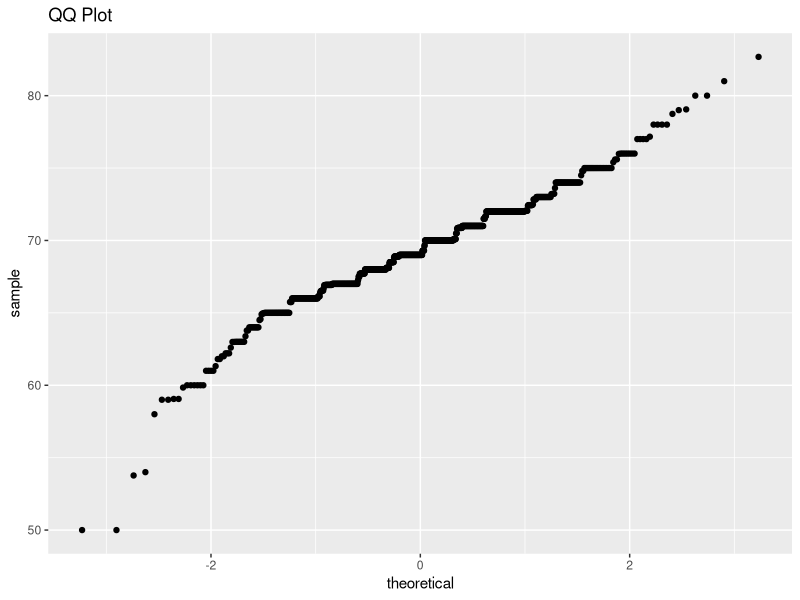
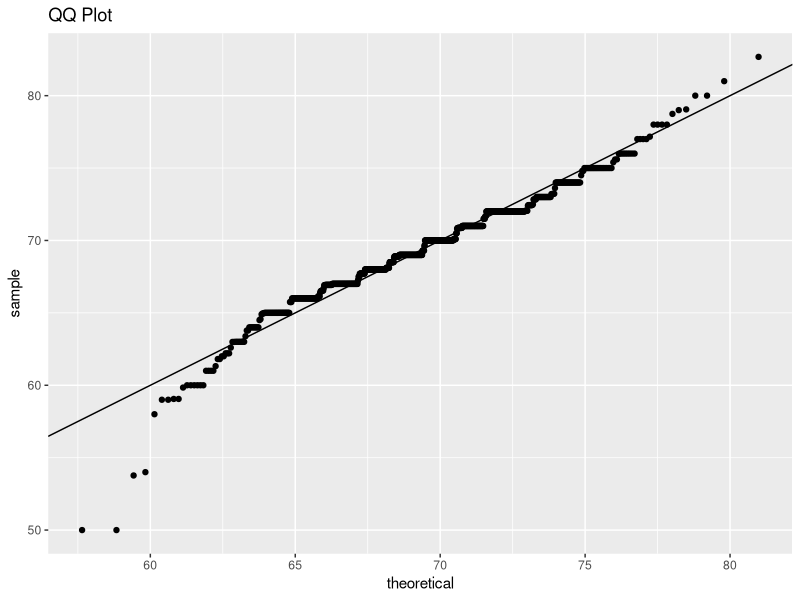
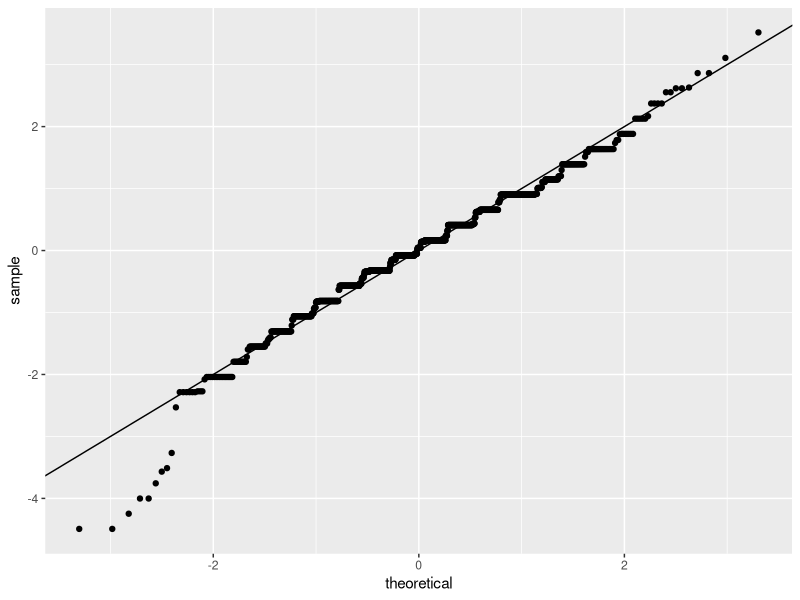

The R script that drew these images, in order:
library(tidyverse)
library(dslabs)
data(heights)

### basic
p <- heights %>% filter(heights$sex == "Male")
ggplot(p, aes(sample = height)) +
  geom_qq() +
  labs(title = "QQ Plot")

### with mean and SD same as the data
p <- heights %>% filter(heights$sex == "Male")
params <- heights %>% filter(heights$sex == "Male") %>% summarize(mean = mean(height), sd = sd(height))
ggplot(p, aes(sample = height)) +
  geom_abline() + 
  geom_qq(dparams = params) +
  labs(title = "QQ Plot")

### scaled data against the standard normal distribution
heights %>%
  ggplot(aes(sample = scale(height))) +
  geom_qq() +
  geom_abline()
